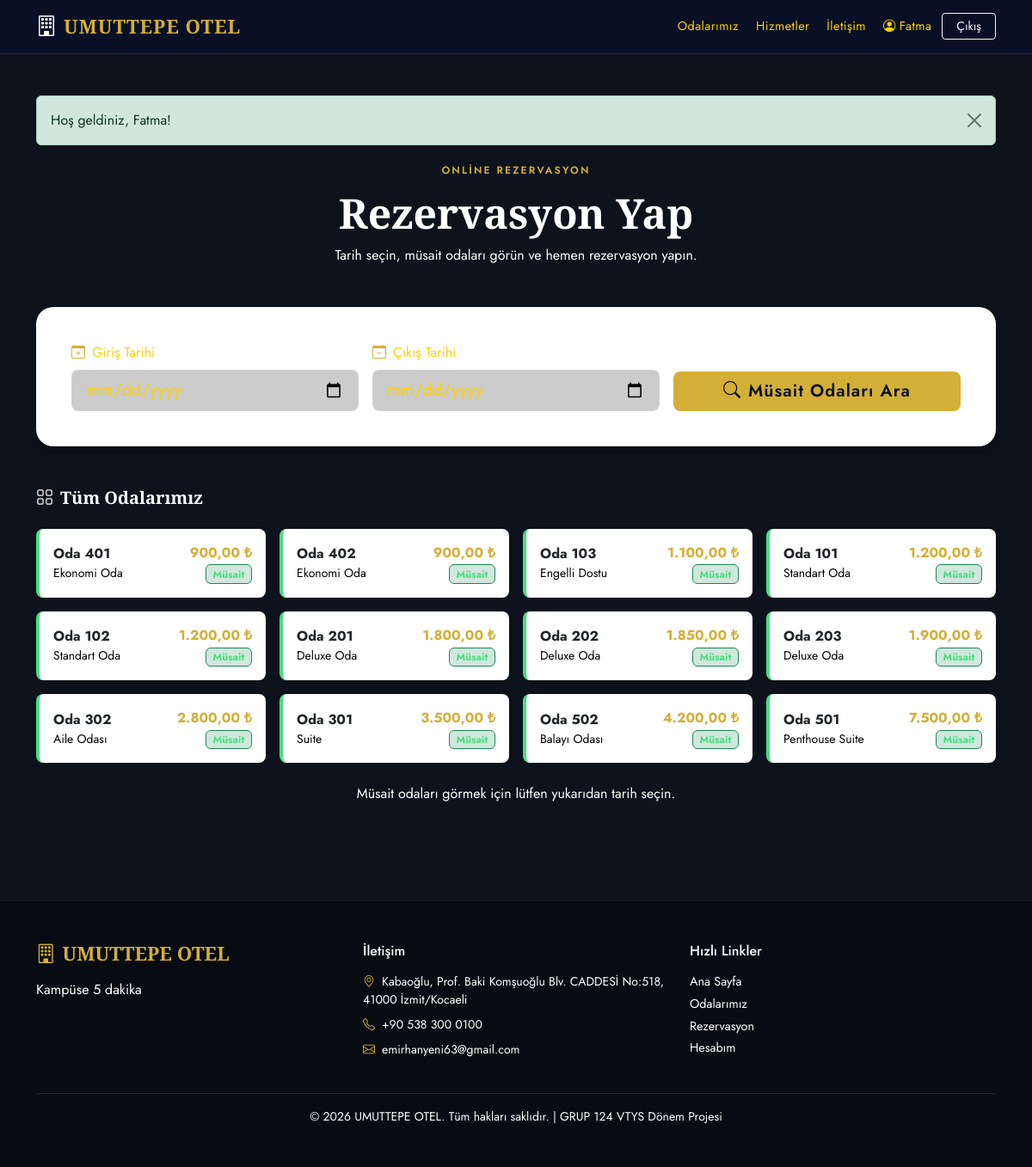
The app's page /rezervasyon.php (signed in) with its own data.
### tables this page shows
CREATE TABLE odalar (
    oda_id    INT AUTO_INCREMENT PRIMARY KEY,
    oda_no    VARCHAR(10)      NOT NULL UNIQUE,
    tip_id    INT              NOT NULL,
    fiyat     DECIMAL(10,2)    NOT NULL,
    durum     ENUM('bos','dolu') NOT NULL DEFAULT 'bos',
    kat       INT              NOT NULL DEFAULT 1,
    aciklama  TEXT,
    CHECK (fiyat > 0),
    CHECK (kat BETWEEN 1 AND 20),
    FOREIGN KEY (tip_id) REFERENCES oda_tipleri(tip_id)
        ON UPDATE CASCADE ON DELETE RESTRICT
);

CREATE TABLE oda_tipleri (
    tip_id    INT AUTO_INCREMENT PRIMARY KEY,
    tip_adi   VARCHAR(50)  NOT NULL UNIQUE,
    aciklama  TEXT,
    kapasite  INT          NOT NULL DEFAULT 2,
    CHECK (kapasite BETWEEN 1 AND 10)
);

### baglanti.php (called while the page is built, shortened)
<?php
function db_query($conn, $sql, $types = '', $params = []) {
    $stmt = mysqli_prepare($conn, $sql);
    mysqli_stmt_execute($stmt);
    return $stmt;
}
function db_fetch_all($conn, $sql, $types = '', $params = []) {
    $stmt = db_query($conn, $sql, $types, $params);
    $result = mysqli_stmt_get_result($stmt);
    $rows = [];
    while ($row = mysqli_fetch_assoc($result)) {
        $rows[] = $row;
    }
    return $rows;
}
function e($str) {
    return htmlspecialchars($str ?? '', ENT_QUOTES, 'UTF-8');
}
function format_para($miktar) {
    return number_format($miktar, 2, ',', '.') . ' ₺';
}

### rezervasyon.php (the view, shortened to what this page needs)
<?php
require_once 'baglanti.php';
require_once 'includes/auth.php';
$giris  = $_GET['giris']  ?? '';
$cikis  = $_GET['cikis']  ?? '';
$tum_odalar = db_fetch_all($baglanti,
    "SELECT o.*, ot.tip_adi, ot.kapasite
     FROM odalar o
     JOIN oda_tipleri ot ON o.tip_id = ot.tip_id
     ORDER BY o.fiyat ASC"
);
$musait_odalar = [];
?>
<?php include 'includes/header.php'; ?>
<div class="container py-5">
    <div class="text-center mb-5">
        <span class="section-tag">Online Rezervasyon</span>
        <h2 class="section-title">Rezervasyon Yap</h2>
        <p class="text-muted">Tarih seçin, müsait odaları görün ve hemen rezervasyon yapın.</p>
    </div>
    <div class="rezervasyon-form-wrap mb-5 shadow">
        <form method="GET" action="" class="row g-3 align-items-end">
            <div class="col-md-4">
                <label class="form-label fw-500"><i class="bi bi-calendar-plus me-2 text-gold"></i>Giriş Tarihi</label>
                <input type="date" name="giris" id="giris_tarihi" class="form-control form-control-lg"
                       value="<?= e($giris) ?>" min="<?= date('Y-m-d') ?>" required>
            </div>
            <div class="col-md-4">
                <label class="form-label fw-500"><i class="bi bi-calendar-minus me-2 text-gold"></i>Çıkış Tarihi</label>
                <input type="date" name="cikis" id="cikis_tarihi" class="form-control form-control-lg"
                       value="<?= e($cikis) ?>" min="<?= date('Y-m-d', strtotime('+1 day')) ?>" required>
            </div>
            <div class="col-md-4">
                <button type="submit" class="btn btn-gold btn-lg w-100">
                    <i class="bi bi-search me-2"></i>Müsait Odaları Ara
                </button>
            </div>
        </form>
    </div>
    <?php if ($giris && $cikis): ?>
        <?php $gece = (new DateTime($giris))->diff(new DateTime($cikis))->days; ?>
        <div class="d-flex justify-content-between align-items-center mb-3 flex-wrap gap-2">
            <h5 class="mb-0">
                <i class="bi bi-check-circle text-success me-2"></i>
                <?= format_tarih($giris) ?> → <?= format_tarih($cikis) ?> (<?= $gece ?> gece)
            </h5>
            <span class="badge bg-success fs-6"><?= count($musait_odalar) ?> oda müsait</span>
        </div>
        <?php if (empty($musait_odalar)): ?>
            <div class="alert alert-warning text-center py-4">
                <i class="bi bi-calendar-x fs-2 d-block mb-2"></i>
                <strong>Seçili tarihlerde müsait oda bulunmamaktadır.</strong><br>
                <small class="text-muted">Farklı tarihler deneyebilirsiniz.</small>
            </div>
        <?php else: ?>
            <div class="row g-4">
                <?php
                $oda_gorselleri = [
                    'Standart Oda'    => 'https://images.unsplash.com/photo-1631049307264-da0ec9d70304?w=600&q=80',
                    'Deluxe Oda'      => 'https://images.unsplash.com/photo-1618773928121-c32242e63f39?w=600&q=80',
                    'Suite'           => 'https://images.unsplash.com/photo-1582719478250-c89cae4dc85b?w=600&q=80',
                    'Aile Odası'      => 'https://images.unsplash.com/photo-1566665797739-1674de7a421a?w=600&q=80',
                    'Ekonomi Oda'     => 'https://images.unsplash.com/photo-1595576508898-0ad5c879a061?w=600&q=80',
                    'Penthouse Suite' => 'https://images.unsplash.com/photo-1602343168117-bb8ffe3e2e9f?w=600&q=80',
                    'Balayı Odası'    => 'https://images.unsplash.com/photo-1540518614846-7eded433c457?w=600&q=80',
                    'Engelli Dostu'   => 'https://images.unsplash.com/photo-1590490360182-c33d57733427?w=600&q=80',
                ];
                foreach ($musait_odalar as $oda):
                    $gorsel = $oda_gorselleri[$oda['tip_adi']] ?? 'https://images.unsplash.com/photo-1631049307264-da0ec9d70304?w=600&q=80';
                ?>
                <div class="col-md-6 col-lg-4">
                    <div class="card room-card oda-bos border-0">
                        <img src="<?= $gorsel ?>" class="card-img-top" alt="<?= e($oda['tip_adi']) ?>" style="height:200px;object-fit:cover;">
                        <span class="position-absolute top-0 end-0 m-3 badge badge-bos px-3 py-2">
                            <i class="bi bi-check-circle me-1"></i>MÜSAİT
                        </span>
                        <div class="card-body p-4">
                            <div class="d-flex justify-content-between mb-2">
                                <div>
                                    <h5 class="mb-0"><?= e($oda['tip_adi']) ?></h5>
                                    <small class="text-muted">Oda <?= e($oda['oda_no']) ?> · <?= e($oda['kat']) ?>. Kat</small>
                                </div>
                                <div class="text-end">
                                    <div class="room-price"><?= format_para($oda['fiyat']) ?></div>
                                    <small class="text-muted">/ gece</small>
                                </div>
                            </div>
                            <p class="text-muted small mb-3"><?= e($oda['aciklama'] ?? '') ?></p>
                            <div class="d-flex gap-3 mb-3 text-muted small">
                                <span><i class="bi bi-people me-1"></i><?= e($oda['kapasite']) ?> Kişi</span>
                                <span><i class="bi bi-wifi me-1"></i>WiFi</span>
                            </div>
                            <div class="bg-light rounded-3 p-3 mb-3 text-center">
                                <span class="text-muted small"><?= $gece ?> gece toplam: </span>
                                <strong class="text-gold fs-5"><?= format_para($oda['tahmini_toplam']) ?></strong>
                            </div>
                            <button class="btn btn-gold w-100"
                                    data-bs-toggle="modal"
                                    data-bs-target="#rezModal"
                                    data-oda-id="<?= $oda['oda_id'] ?>"
                                    data-oda-no="<?= e($oda['oda_no']) ?>"
                                    data-tip="<?= e($oda['tip_adi']) ?>"
                                    data-fiyat="<?= format_para($oda['tahmini_toplam']) ?>"
                                    data-giris="<?= e($giris) ?>"
                                    data-cikis="<?= e($cikis) ?>">
                                <i class="bi bi-calendar-plus me-2"></i>Rezervasyon Yap
                            </button>
                        </div>
                    </div>
                </div>
                <?php endforeach; ?>
            </div>
        <?php endif; ?>
    <?php else: ?>
        <h5 class="mb-4 text-muted"><i class="bi bi-grid me-2"></i>Tüm Odalarımız</h5>
        <div class="row g-3">
            <?php foreach ($tum_odalar as $oda): ?>
            <div class="col-md-6 col-lg-3">
                <div class="card border-0 shadow-sm rounded-3 <?= $oda['durum']==='bos' ? 'oda-bos' : 'oda-dolu' ?>">
                    <div class="card-body p-3">
                        <div class="d-flex justify-content-between align-items-center">
                            <div>
                                <strong>Oda <?= e($oda['oda_no']) ?></strong>
                                <div class="text-muted small"><?= e($oda['tip_adi']) ?></div>
                            </div>
                            <div class="text-end">
                                <div class="fw-bold text-gold"><?= format_para($oda['fiyat']) ?></div>
                                <span class="badge <?= $oda['durum']==='bos' ? 'badge-bos' : 'badge-dolu' ?> small">
                                    <?= $oda['durum'] === 'bos' ? 'Müsait' : 'Dolu' ?>
                                </span>
                            </div>
                        </div>
                    </div>
                </div>
            </div>
            <?php endforeach; ?>
        </div>
        <div class="text-center mt-4">
            <p class="text-muted">Müsait odaları görmek için lütfen yukarıdan tarih seçin.</p>
        </div>
    <?php endif; ?>
</div>
<?php include 'includes/footer.php'; ?>

### Css/style.css (style rules this page uses)
:root { --navy: #0a1128; --navy2: #162444; --gold: #d4af37; --gold2: #eed16e; --bg-main: #0d121c; --surface: #ffff; --cream: #000000; --text-main: #ffd000; --text-muted: #ffd000; --bs-font-sans-serif: 'Jost', sans-serif; }
body { font-family: var(--bs-font-sans-serif); background: var(--bg-main); color: var(--text-main); }
h1, h2, h3, h4, h5 { font-family: 'Cormorant Garamond', serif; font-weight: 600; }
p { color:#000000 !important; }
div.text-muted.small { color: #000000 !important; }
.text-muted { color: #ffffff !important; }
.btn-gold { background: var(--gold); color: var(--navy); border: none; font-weight: 600; letter-spacing: 0.05em; transition: all 0.25s; }
.text-gold { color: var(--gold) !important; }
.section-tag { display: inline-block; font-size: 0.75rem; font-weight: 600; letter-spacing: 0.18em; text-transform: uppercase; color: var(--gold); margin-bottom: 0.75rem; }
.section-title { font-family: 'Cormorant Garamond', serif; font-size: clamp(2rem, 4vw, 3rem); font-weight: 700; color: #ffffff; }
.badge-bos { background: rgba(25, 135, 84, 0.2) !important; color: #4ade80 !important; border: 1px solid #198754; }
.rezervasyon-form-wrap { background: var(--surface); border: 1px solid rgba(255,255,255,0.05); border-radius: 20px; box-shadow: 0 8px 40px rgba(0,0,0,0.3); padding: 40px; }
.oda-bos { border-left: 4px solid #4ade80 !important; }
.form-control { background: rgba(0,0,0,0.2); border: 1px solid rgba(255,255,255,0.1); color: var(--text-main); }

### records on screen
odalar: oda_no "401", tip.tip_adi "Ekonomi Oda", fiyat "900,00 ₺", durum "Müsait"
odalar: oda_no "402", tip.tip_adi "Ekonomi Oda", fiyat "900,00 ₺", durum "Müsait"
odalar: oda_no "103", tip.tip_adi "Engelli Dostu", fiyat "1.100,00 ₺", durum "Müsait"
odalar: oda_no "101", tip.tip_adi "Standart Oda", fiyat "1.200,00 ₺", durum "Müsait"
odalar: oda_no "102", tip.tip_adi "Standart Oda", fiyat "1.200,00 ₺", durum "Müsait"
odalar: oda_no "201", tip.tip_adi "Deluxe Oda", fiyat "1.800,00 ₺", durum "Müsait"
odalar: oda_no "202", tip.tip_adi "Deluxe Oda", fiyat "1.850,00 ₺", durum "Müsait"
odalar: oda_no "203", tip.tip_adi "Deluxe Oda", fiyat "1.900,00 ₺", durum "Müsait"
odalar: oda_no "302", tip.tip_adi "Aile Odası", fiyat "2.800,00 ₺", durum "Müsait"
odalar: oda_no "301", tip.tip_adi "Suite", fiyat "3.500,00 ₺", durum "Müsait"
odalar: oda_no "502", tip.tip_adi "Balayı Odası", fiyat "4.200,00 ₺", durum "Müsait"
odalar: oda_no "501", tip.tip_adi "Penthouse Suite", fiyat "7.500,00 ₺", durum "Müsait"

### other values on screen
$otel_adi "UMUTTEPE OTEL"
$_SESSION['ad'] "Fatma"
$f['mesaj'] "Hoş geldiniz, Fatma!"
$otel_icerik['slogan'] "Kampüse 5 dakika"
$otel_icerik['adres'] "Kabaoğlu, Prof. Baki Komşuoğlu Blv. CADDESİ No:518, 41000 İzmit/Kocaeli"
$otel_icerik['telefon'] "+90 538 300 0100"
$otel_icerik['email_iletisim'] "emirhanyeni63@gmail.com"
